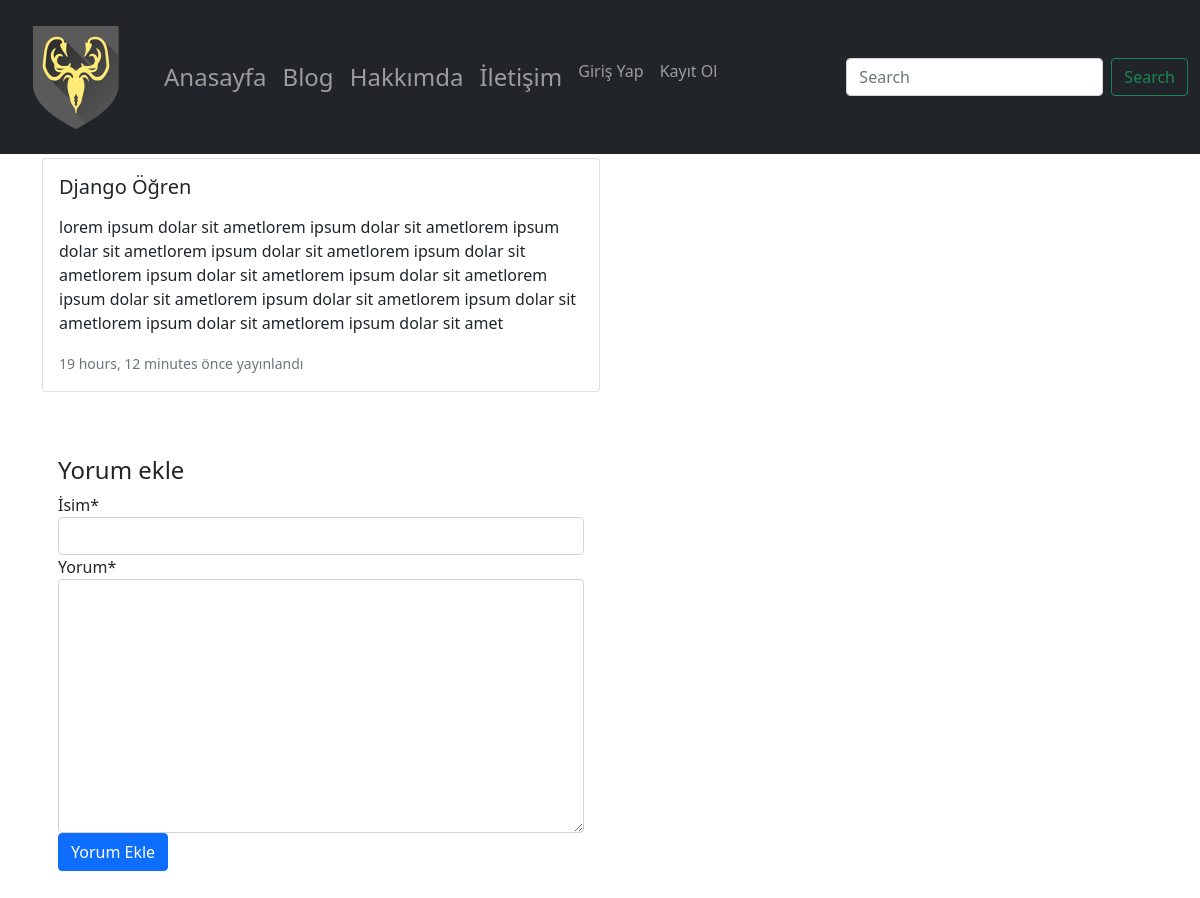
The app's page /post/django-ogren/, older data.
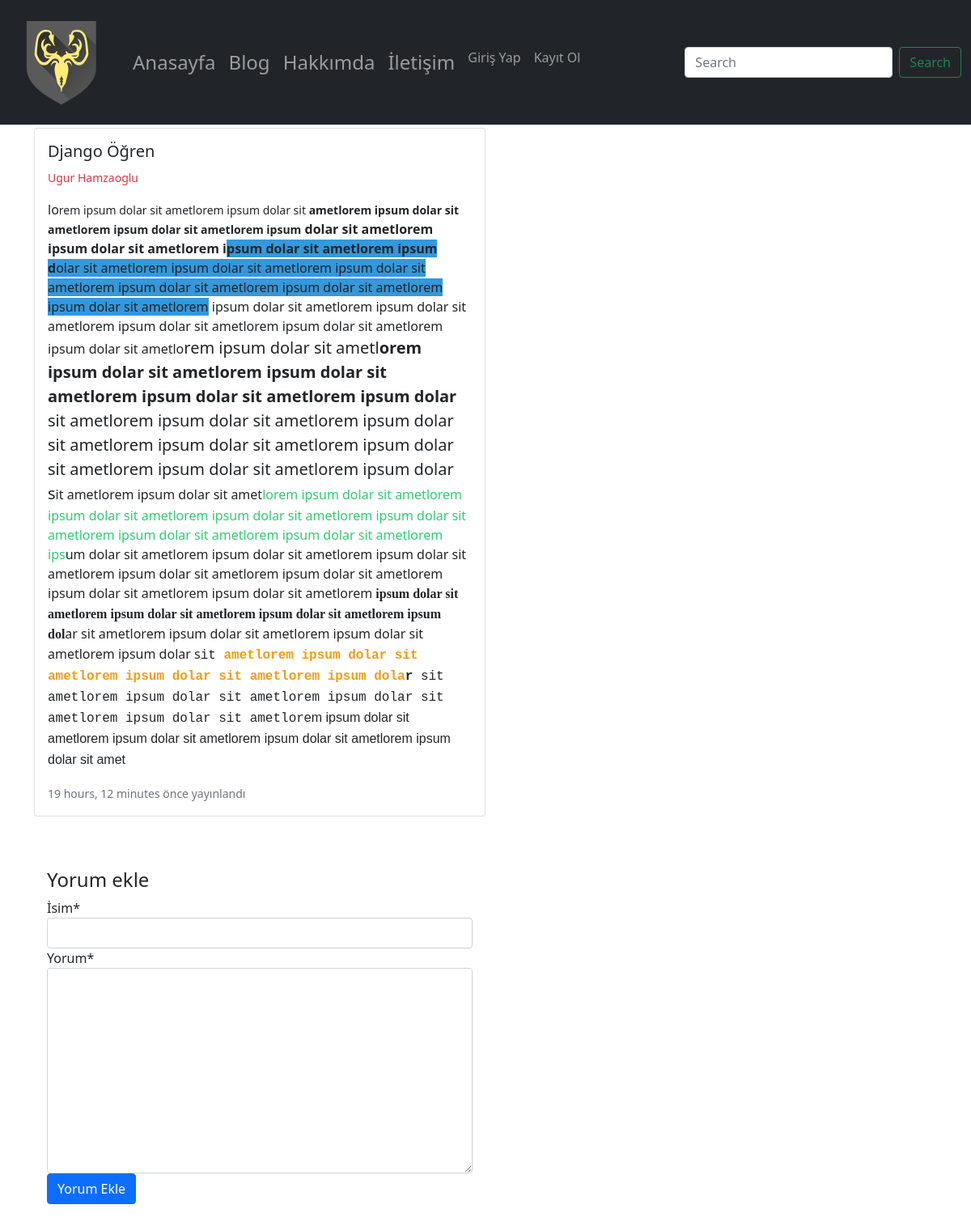
The same page, newer data.
### post/models.py (models this page shows, shortened)
class Post(models.Model):
        user = models.ForeignKey("auth.User", verbose_name='Yazar',on_delete=models.CASCADE,related_name='posts')
        title = models.CharField(max_length = 120, verbose_name = "Baslık")
        content = RichTextField(verbose_name="İçerik")
        publishing_date = models.DateTimeField(verbose_name="Oluşturulma Tarihi", auto_now_add= True)
        image = models.ImageField(blank = True, null= True)
        slug = models.SlugField(max_length = 130,unique =True, editable=False)
        class Meta:
                ordering=['-publishing_date','id']

### post/views.py (the view)
# urls.py: path('<slug:slug>/', post_detail, name='post_detail'),
def post_detail(request,slug):
    post = get_object_or_404(Post, slug=slug)
    form = CommentForm(request.POST or None)
    if form.is_valid():
        comment = form.save(commit=False)
        comment.post = post
        comment.save()
        return HttpResponseRedirect(post.get_absolute_url()) #Postun ilgili detay sayfası : post.get_absolute_url()
    context = {
        'post':post,
        'form':form,
    }
    return render(request, "post/detail.html", context=context)

### post/forms.py
class CommentForm(forms.ModelForm):
    class Meta:
           model = Comment
           fields = [
               'name',
               'content',
           ]

### templates/post/detail.html (shortened to what this page needs)
{% extends 'base.html' %}
{% block body %}
    <div class="container">
             <div class="row row-cols-2 g-0 mb-3">
              <div class="col">
                <div class="card">
                  <div class="card-body">
                    <h5 class="card-title">{{ post.title }}</h5>
                    <small class="text-danger">{{ post.user.get_full_name }}</small>
                    <p class="card-text">{{ post.content | safe |  linebreaks }}</p>
                      <small class="text-muted">{{ post.publishing_date | timesince}} önce yayınlandı</small>
                  </div>
                </div>
                  <br><br>
                  <div class="card-body">
                        <h4>Yorum ekle</h4>
                {% include 'post/comment.html' %}
                  </div>
          </div>
         </div>
    </div>
{% endblock %}

Row changes from the older to the newer data that the page shows:
changed Post "Django Öğren": user.get_full_name (not shown) → "Ugur Hamzaoglu"; content "lorem ipsum dolar sit ametlorem ipsum dolar sit ametlorem ipsum dolar sit ametlorem ipsum dolar sit ametlorem ipsum dolar sit ametlorem ipsum dolar sit ametlorem ipsum dolar sit ametlorem ipsum dolar sit ametlorem ipsum dolar sit ametlorem…" → "lo rem ipsum dolar sit ametlorem ipsum dolar sit ametlorem ipsum dolar sit ametlorem ipsum dolar sit ametlorem ipsum dolar sit ametlorem ipsum dolar sit ametlorem i psum dolar sit ametlorem ipsum d olar sit ametlorem ipsum dolar sit ametlorem ipsum dolar sit ametlorem ipsum dolar sit ametlorem ipsum dolar sit ametlorem ipsum dolar sit ametlorem ipsum dolar sit ametlorem ipsum dolar sit ametlorem ipsum dolar sit ametlorem ipsum dolar sit ametlorem ipsum dolar sit ametlo rem ipsum dolar sit ametl orem ipsum dolar sit ametlorem ipsum dolar sit ametlorem ipsum dolar sit ametlorem ipsum dolar sit ametlorem ipsum dolar sit ametlorem ipsum dolar sit ametlorem ipsum dolar sit ametlorem ipsum dolar…"
